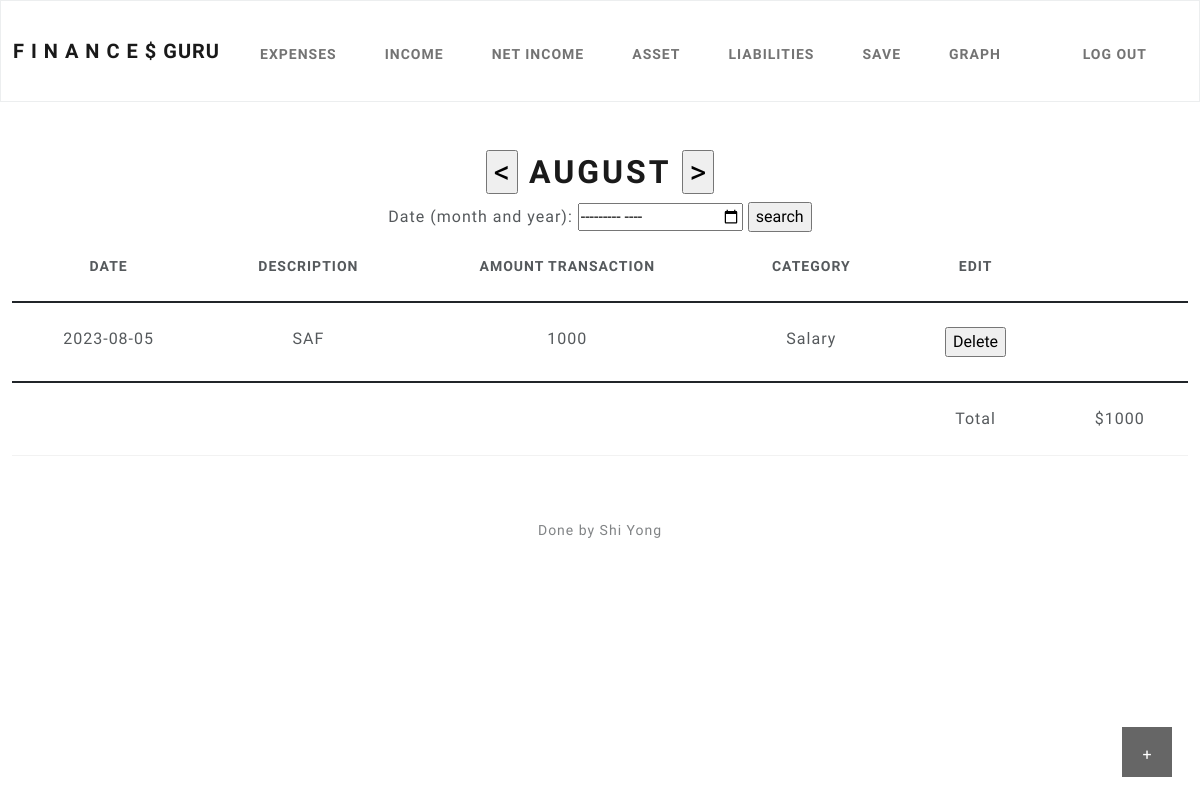
Before: /income (signed in) with the older database file.
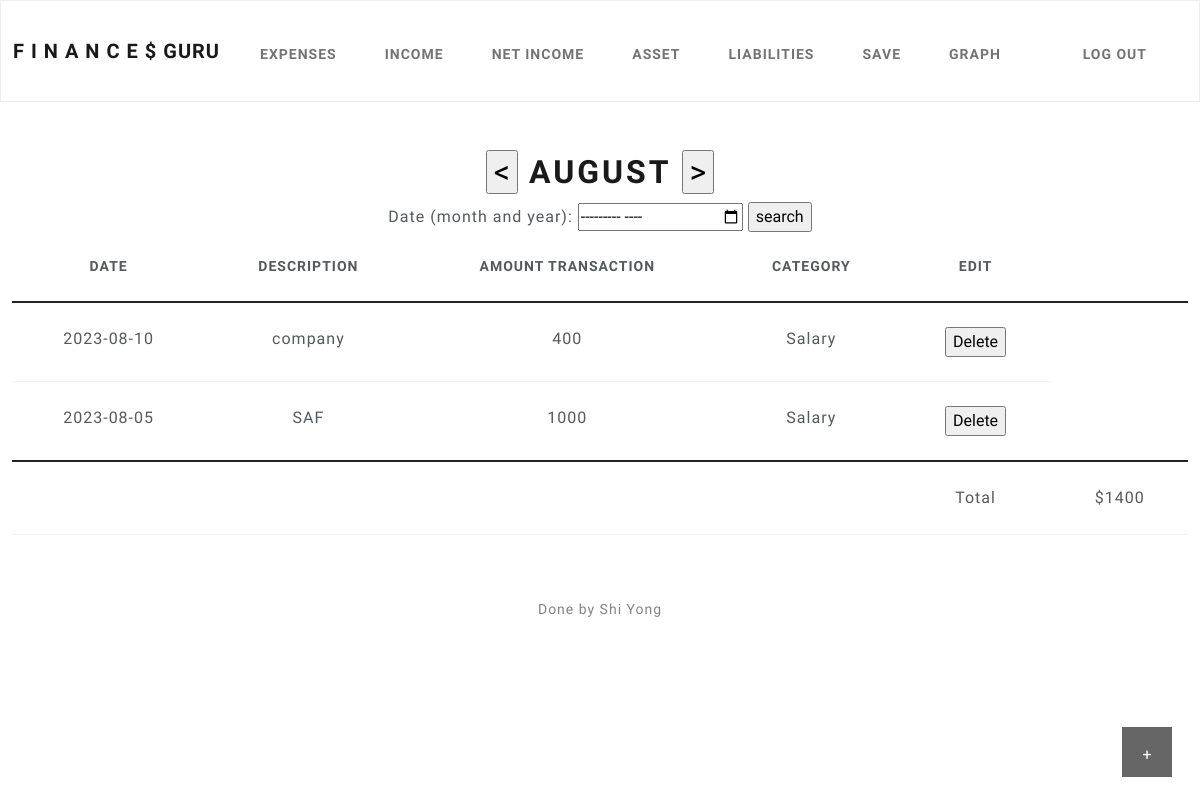
After: the same page with the newer database file.
### tables this page shows
CREATE TABLE "Income" (
	"I_id"	INTEGER,
	"Date"	TEXT,
	"Description"	TEXT,
	"income"	INTEGER,
	"Category"	TEXT,
	"id"	INTEGER NOT NULL,
	FOREIGN KEY("id") REFERENCES "users"("id"),
	PRIMARY KEY("I_id" AUTOINCREMENT)
);

### app.py (the view)
@app.route("/income", methods=["GET", "POST"])
@login_required
def income():
    global month1
    if request.method == "POST":
        Date = request.form.get('Date')
        Description = request.form.get('Description')
        income = request.form.get('income')
        Category = request.form.get('Category')
        if Date:
            db.execute("INSERT INTO Income (id, Date,Description,income,Category) VALUES(?, ?, ?, ?, ?)", session["user_id"], Date,Description,income,Category)
        Delete = request.form.get('Delete')
        if Delete != None:
            db.execute("DELETE FROM Income WHERE I_id = ? AND id = ?",Delete,session["user_id"])
        today = date.today()
        today = str(today)
        search = today[:-4]
        MONTH = request.form.get('month')
        if MONTH != None:
            MONTH = str(MONTH)
            MONTH = MONTH[-2:]
            if MONTH[:1] == '0':
                month1 = int(MONTH[-1:])
            else:
                month1 = int(MONTH)
        Previous = request.form.get('Previous')
        if Previous != None:
            month1 = int(month1) -1
        Next = request.form.get('Next')
        if Next != None:
            month1 = int(month1) +1
        if int(month1) > 12 or int(month1) < 1: #check if it overflow
            month1 = today[-4:-3]
        Month_full_name = calendar.month_name[int(month1)]
        month1 = str(month1)
        search = search + month1
        search = search + '%'
        total = db.execute("SELECT SUM(income) FROM Income WHERE id = ? AND Date LIKE ?", session["user_id"],search)
        total = total[0]['SUM(income)']
        if total == None:
            total = 0
        LIST = db.execute("SELECT * FROM Income WHERE id = ? AND Date LIKE ? ORDER BY Date DESC", session["user_id"],search) #TODO Search the data from This month date
        return render_template('income.html',LIST=LIST,Month_full_name=Month_full_name, total = total)
    else:
        today = date.today()
        today = str(today)
        search = today[:-4]
        month1 = today[-4:-3]
        Month_full_name = calendar.month_name[int(month1)]
        search = search + month1
        search = search + '%'
        total = db.execute("SELECT SUM(income) FROM Income WHERE id = ? AND Date LIKE ?", session["user_id"],search)
        total = total[0]['SUM(income)']
        if total == None:
            total = 0
        LIST = db.execute("SELECT * FROM Income WHERE id = ? AND Date LIKE ? ORDER BY Date DESC", session["user_id"],search) #TODO Search the data from This month date
        return render_template('income.html',LIST=LIST,Month_full_name=Month_full_name, total = total)

### app.py (called while the page is built)
@app.after_request
def after_request(response):
    response.headers["Cache-Control"] = "no-cache, no-store, must-revalidate"
    response.headers["Expires"] = 0
    response.headers["Pragma"] = "no-cache"
    return response

### helpers.py (called while the page is built)
def login_required(f):
    @wraps(f)
    def decorated_function(*args, **kwargs):
        if session.get("user_id") is None:
            return redirect("/login")
        return f(*args, **kwargs)
    return decorated_function

### templates/income.html (shortened to what this page needs)
{% extends "layout.html" %}
{% block main %}
<button class="open-button" onclick="openForm()">+</button>
<form action="/income" method="post">
<h1><input type="submit" name="Previous" value="<">
    {{Month_full_name}}
    <input type="submit" name="Next" value=">"></h1>
</form>
<form action="/income" method="post">
  <label for="month">Date (month and year):</label>
  <input type="month" id="month" name="month" required>
  <input type="submit" value="search">
</form>
  <table class="table" style="margin-left:auto;margin-right:auto;">
        <thead class="thead-dark">
            <tr>
                <th scope="col">Date</th>
                <th scope="col">Description</th>
                <th scope="col">Amount Transaction</th>
                <th scope="col">Category</th>
                <th>Edit</th>
            </tr>
        </thead>
        <tbody>
            {% for row in LIST %}
                <tr>
                    <td>{{row['Date']}}</td>
                    <td>{{row['Description']}}</td>
                    <td>{{row['income']}}</td>
                    <td>{{row['Category']}}</td>
                    <td>
                    <form action="/income" method="post">
                       <input type="submit" value="Delete" >
                   </form>
                    </td>
                </tr>
            {% endfor %}
        </tbody>
        <tfoot>
                <tr><td></td>
                    <td></td>
                    <td></td>
                    <td></td>
                    <td>Total</td>
                    <td >${{ total }}</td>
                </tr>
        </tfoot>
    </table>
{% endblock %}

Changed rows visible on the page:
added Income: Date "2023-08-10", Description "company", income "400", Category "Salary"
Other visible differences:
{{ total }}: "1000" → "1400"
